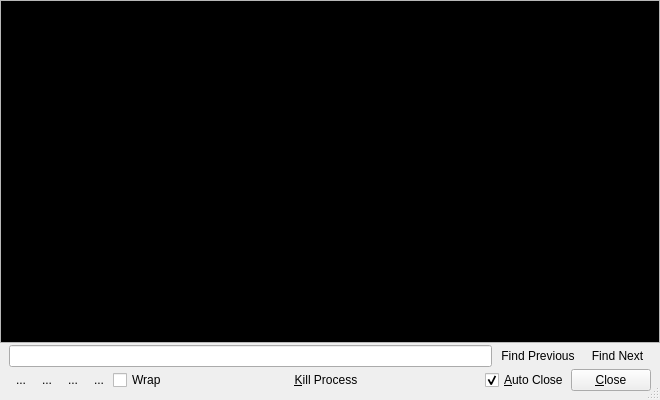
<?xml version="1.0" encoding="UTF-8"?>
<ui version="4.0">
 <class>OutputWindow</class>
 <widget class="QDialog" name="OutputWindow">
  <property name="geometry">
   <rect>
    <x>0</x>
    <y>0</y>
    <width>660</width>
    <height>400</height>
   </rect>
  </property>
  <property name="windowTitle">
   <string>Command Output</string>
  </property>
  <property name="windowIcon">
   <iconset resource="res/resource.qrc">
    <normaloff>:/icons/ow_010_terminal.png</normaloff>:/icons/ow_010_terminal.png</iconset>
  </property>
  <property name="sizeGripEnabled">
   <bool>true</bool>
  </property>
  <layout class="QVBoxLayout" name="verticalLayout">
   <property name="spacing">
    <number>2</number>
   </property>
   <property name="leftMargin">
    <number>0</number>
   </property>
   <property name="topMargin">
    <number>0</number>
   </property>
   <property name="rightMargin">
    <number>0</number>
   </property>
   <property name="bottomMargin">
    <number>9</number>
   </property>
   <item>
    <widget class="QPlainTextEdit" name="terminal">
     <property name="palette">
      <palette>
       <active>
        <colorrole role="Text">
         <brush brushstyle="SolidPattern">
          <color alpha="255">
           <red>255</red>
           <green>170</green>
           <blue>0</blue>
          </color>
         </brush>
        </colorrole>
        <colorrole role="Base">
         <brush brushstyle="SolidPattern">
          <color alpha="255">
           <red>0</red>
           <green>0</green>
           <blue>0</blue>
          </color>
         </brush>
        </colorrole>
       </active>
       <inactive>
        <colorrole role="Text">
         <brush brushstyle="SolidPattern">
          <color alpha="255">
           <red>255</red>
           <green>170</green>
           <blue>0</blue>
          </color>
         </brush>
        </colorrole>
        <colorrole role="Base">
         <brush brushstyle="SolidPattern">
          <color alpha="255">
           <red>0</red>
           <green>0</green>
           <blue>0</blue>
          </color>
         </brush>
        </colorrole>
       </inactive>
       <disabled>
        <colorrole role="Text">
         <brush brushstyle="SolidPattern">
          <color alpha="255">
           <red>128</red>
           <green>128</green>
           <blue>128</blue>
          </color>
         </brush>
        </colorrole>
        <colorrole role="Base">
         <brush brushstyle="SolidPattern">
          <color alpha="255">
           <red>255</red>
           <green>255</green>
           <blue>255</blue>
          </color>
         </brush>
        </colorrole>
       </disabled>
      </palette>
     </property>
     <property name="font">
      <font>
       <family>DejaVu Sans Mono</family>
       <weight>50</weight>
       <bold>false</bold>
      </font>
     </property>
     <property name="frameShape">
      <enum>QFrame::StyledPanel</enum>
     </property>
     <property name="lineWidth">
      <number>1</number>
     </property>
    </widget>
   </item>
   <item>
    <widget class="QWidget" name="searchWidget" native="true">
     <layout class="QHBoxLayout" name="searchLayout">
      <property name="spacing">
       <number>2</number>
      </property>
      <property name="leftMargin">
       <number>9</number>
      </property>
      <property name="topMargin">
       <number>0</number>
      </property>
      <property name="rightMargin">
       <number>9</number>
      </property>
      <property name="bottomMargin">
       <number>0</number>
      </property>
      <item>
       <widget class="QLineEdit" name="searchEdit"/>
      </item>
      <item>
       <widget class="QToolButton" name="searchPrevButton">
        <property name="text">
         <string>Find Previous</string>
        </property>
        <property name="autoRaise">
         <bool>true</bool>
        </property>
       </widget>
      </item>
      <item>
       <widget class="QToolButton" name="searchNextButton">
        <property name="text">
         <string>Find Next</string>
        </property>
        <property name="autoRaise">
         <bool>true</bool>
        </property>
       </widget>
      </item>
     </layout>
    </widget>
   </item>
   <item>
    <layout class="QHBoxLayout" name="horizontalLayout">
     <property name="spacing">
      <number>2</number>
     </property>
     <property name="leftMargin">
      <number>9</number>
     </property>
     <property name="rightMargin">
      <number>9</number>
     </property>
     <item>
      <widget class="QToolButton" name="zoomInButton">
       <property name="text">
        <string>...</string>
       </property>
       <property name="icon">
        <iconset resource="res/resource.qrc">
         <normaloff>:/icons/ow_020_zoom_in.png</normaloff>:/icons/ow_020_zoom_in.png</iconset>
       </property>
       <property name="shortcut">
        <string>Ctrl++</string>
       </property>
       <property name="popupMode">
        <enum>QToolButton::DelayedPopup</enum>
       </property>
       <property name="autoRaise">
        <bool>true</bool>
       </property>
      </widget>
     </item>
     <item>
      <widget class="QToolButton" name="zoomOutButton">
       <property name="text">
        <string>...</string>
       </property>
       <property name="icon">
        <iconset resource="res/resource.qrc">
         <normaloff>:/icons/ow_030_zoom_out.png</normaloff>:/icons/ow_030_zoom_out.png</iconset>
       </property>
       <property name="shortcut">
        <string>Ctrl+-</string>
       </property>
       <property name="autoRaise">
        <bool>true</bool>
       </property>
      </widget>
     </item>
     <item>
      <widget class="QToolButton" name="resetZoomButton">
       <property name="text">
        <string>...</string>
       </property>
       <property name="icon">
        <iconset resource="res/resource.qrc">
         <normaloff>:/icons/ow_040_zoom_best_fit.png</normaloff>:/icons/ow_040_zoom_best_fit.png</iconset>
       </property>
       <property name="autoRaise">
        <bool>true</bool>
       </property>
      </widget>
     </item>
     <item>
      <widget class="QToolButton" name="showSearchButton">
       <property name="text">
        <string>...</string>
       </property>
       <property name="icon">
        <iconset resource="res/resource.qrc">
         <normaloff>:/icons/ht_210_btn_search.png</normaloff>:/icons/ht_210_btn_search.png</iconset>
       </property>
       <property name="shortcut">
        <string>Ctrl+F</string>
       </property>
       <property name="autoRaise">
        <bool>true</bool>
       </property>
      </widget>
     </item>
     <item>
      <widget class="QCheckBox" name="wrapCheckbox">
       <property name="text">
        <string>Wrap</string>
       </property>
      </widget>
     </item>
     <item>
      <spacer name="horizontalSpacer">
       <property name="orientation">
        <enum>Qt::Horizontal</enum>
       </property>
       <property name="sizeHint" stdset="0">
        <size>
         <width>40</width>
         <height>20</height>
        </size>
       </property>
      </spacer>
     </item>
     <item>
      <widget class="QPushButton" name="killButton">
       <property name="text">
        <string>&amp;Kill Process</string>
       </property>
       <property name="flat">
        <bool>true</bool>
       </property>
      </widget>
     </item>
     <item>
      <spacer name="horizontalSpacer_2">
       <property name="orientation">
        <enum>Qt::Horizontal</enum>
       </property>
       <property name="sizeHint" stdset="0">
        <size>
         <width>40</width>
         <height>20</height>
        </size>
       </property>
      </spacer>
     </item>
     <item>
      <widget class="QCheckBox" name="autoCloseCheckBox">
       <property name="text">
        <string>&amp;Auto Close</string>
       </property>
       <property name="checked">
        <bool>true</bool>
       </property>
      </widget>
     </item>
     <item>
      <widget class="QPushButton" name="closeButton">
       <property name="text">
        <string>&amp;Close</string>
       </property>
      </widget>
     </item>
    </layout>
   </item>
  </layout>
  <action name="actionZoomIn">
   <property name="icon">
    <iconset resource="res/resource.qrc">
     <normaloff>:/icons/ow_020_zoom_in.png</normaloff>:/icons/ow_020_zoom_in.png</iconset>
   </property>
   <property name="text">
    <string>Zoom In</string>
   </property>
   <property name="toolTip">
    <string>Make the font of the output window larger.</string>
   </property>
  </action>
  <action name="actionZoomOut">
   <property name="icon">
    <iconset resource="res/resource.qrc">
     <normaloff>:/icons/ow_030_zoom_out.png</normaloff>:/icons/ow_030_zoom_out.png</iconset>
   </property>
   <property name="text">
    <string>Zoom Out</string>
   </property>
   <property name="toolTip">
    <string>Make the font of the output window smaller.</string>
   </property>
  </action>
  <action name="actionResetZoom">
   <property name="icon">
    <iconset resource="res/resource.qrc">
     <normaloff>:/icons/ow_040_zoom_best_fit.png</normaloff>:/icons/ow_040_zoom_best_fit.png</iconset>
   </property>
   <property name="text">
    <string>Reset Zoom</string>
   </property>
   <property name="toolTip">
    <string>Use standard font size for the output window.</string>
   </property>
  </action>
  <action name="actionKillProcess">
   <property name="icon">
    <iconset resource="res/resource.qrc">
     <normaloff>:/icons/ow_050_stop.png</normaloff>:/icons/ow_050_stop.png</iconset>
   </property>
   <property name="text">
    <string>Kill Process</string>
   </property>
   <property name="toolTip">
    <string>Forcefully kill the process.</string>
   </property>
  </action>
  <action name="actionWrapToggled">
   <property name="text">
    <string>wrapToggled</string>
   </property>
   <property name="toolTip">
    <string>Toggle word wrap</string>
   </property>
  </action>
  <action name="actionSeachNext">
   <property name="text">
    <string>Seach Next</string>
   </property>
  </action>
  <action name="actionSearchPrev">
   <property name="text">
    <string>Search Prev</string>
   </property>
  </action>
  <action name="actionHideSearch">
   <property name="text">
    <string>Hide Search</string>
   </property>
  </action>
  <action name="actionShowSearch">
   <property name="text">
    <string>Show Search</string>
   </property>
  </action>
  <action name="actionSearch">
   <property name="text">
    <string>Search</string>
   </property>
  </action>
 </widget>
 <resources>
  <include location="res/resource.qrc"/>
 </resources>
 <connections>
  <connection>
   <sender>killButton</sender>
   <signal>clicked()</signal>
   <receiver>actionKillProcess</receiver>
   <slot>trigger()</slot>
   <hints>
    <hint type="sourcelabel">
     <x>271</x>
     <y>376</y>
    </hint>
    <hint type="destinationlabel">
     <x>-1</x>
     <y>-1</y>
    </hint>
   </hints>
  </connection>
  <connection>
   <sender>zoomInButton</sender>
   <signal>clicked()</signal>
   <receiver>actionZoomIn</receiver>
   <slot>trigger()</slot>
   <hints>
    <hint type="sourcelabel">
     <x>21</x>
     <y>376</y>
    </hint>
    <hint type="destinationlabel">
     <x>-1</x>
     <y>-1</y>
    </hint>
   </hints>
  </connection>
  <connection>
   <sender>zoomOutButton</sender>
   <signal>clicked()</signal>
   <receiver>actionZoomOut</receiver>
   <slot>trigger()</slot>
   <hints>
    <hint type="sourcelabel">
     <x>51</x>
     <y>376</y>
    </hint>
    <hint type="destinationlabel">
     <x>-1</x>
     <y>-1</y>
    </hint>
   </hints>
  </connection>
  <connection>
   <sender>resetZoomButton</sender>
   <signal>clicked()</signal>
   <receiver>actionResetZoom</receiver>
   <slot>trigger()</slot>
   <hints>
    <hint type="sourcelabel">
     <x>81</x>
     <y>376</y>
    </hint>
    <hint type="destinationlabel">
     <x>-1</x>
     <y>-1</y>
    </hint>
   </hints>
  </connection>
  <connection>
   <sender>closeButton</sender>
   <signal>clicked()</signal>
   <receiver>OutputWindow</receiver>
   <slot>close()</slot>
   <hints>
    <hint type="sourcelabel">
     <x>609</x>
     <y>377</y>
    </hint>
    <hint type="destinationlabel">
     <x>329</x>
     <y>199</y>
    </hint>
   </hints>
  </connection>
  <connection>
   <sender>autoCloseCheckBox</sender>
   <signal>toggled(bool)</signal>
   <receiver>actionWrapToggled</receiver>
   <slot>toggle()</slot>
   <hints>
    <hint type="sourcelabel">
     <x>515</x>
     <y>373</y>
    </hint>
    <hint type="destinationlabel">
     <x>-1</x>
     <y>-1</y>
    </hint>
   </hints>
  </connection>
  <connection>
   <sender>showSearchButton</sender>
   <signal>clicked()</signal>
   <receiver>actionShowSearch</receiver>
   <slot>trigger()</slot>
   <hints>
    <hint type="sourcelabel">
     <x>111</x>
     <y>377</y>
    </hint>
    <hint type="destinationlabel">
     <x>-1</x>
     <y>-1</y>
    </hint>
   </hints>
  </connection>
  <connection>
   <sender>searchPrevButton</sender>
   <signal>clicked()</signal>
   <receiver>actionSearchPrev</receiver>
   <slot>trigger()</slot>
   <hints>
    <hint type="sourcelabel">
     <x>569</x>
     <y>336</y>
    </hint>
    <hint type="destinationlabel">
     <x>-1</x>
     <y>-1</y>
    </hint>
   </hints>
  </connection>
  <connection>
   <sender>searchNextButton</sender>
   <signal>clicked()</signal>
   <receiver>actionSeachNext</receiver>
   <slot>trigger()</slot>
   <hints>
    <hint type="sourcelabel">
     <x>599</x>
     <y>336</y>
    </hint>
    <hint type="destinationlabel">
     <x>-1</x>
     <y>-1</y>
    </hint>
   </hints>
  </connection>
  <connection>
   <sender>searchEdit</sender>
   <signal>returnPressed()</signal>
   <receiver>actionSeachNext</receiver>
   <slot>trigger()</slot>
   <hints>
    <hint type="sourcelabel">
     <x>284</x>
     <y>336</y>
    </hint>
    <hint type="destinationlabel">
     <x>-1</x>
     <y>-1</y>
    </hint>
   </hints>
  </connection>
  <connection>
   <sender>searchEdit</sender>
   <signal>textEdited(QString)</signal>
   <receiver>actionSearch</receiver>
   <slot>trigger()</slot>
   <hints>
    <hint type="sourcelabel">
     <x>284</x>
     <y>336</y>
    </hint>
    <hint type="destinationlabel">
     <x>-1</x>
     <y>-1</y>
    </hint>
   </hints>
  </connection>
 </connections>
</ui>
